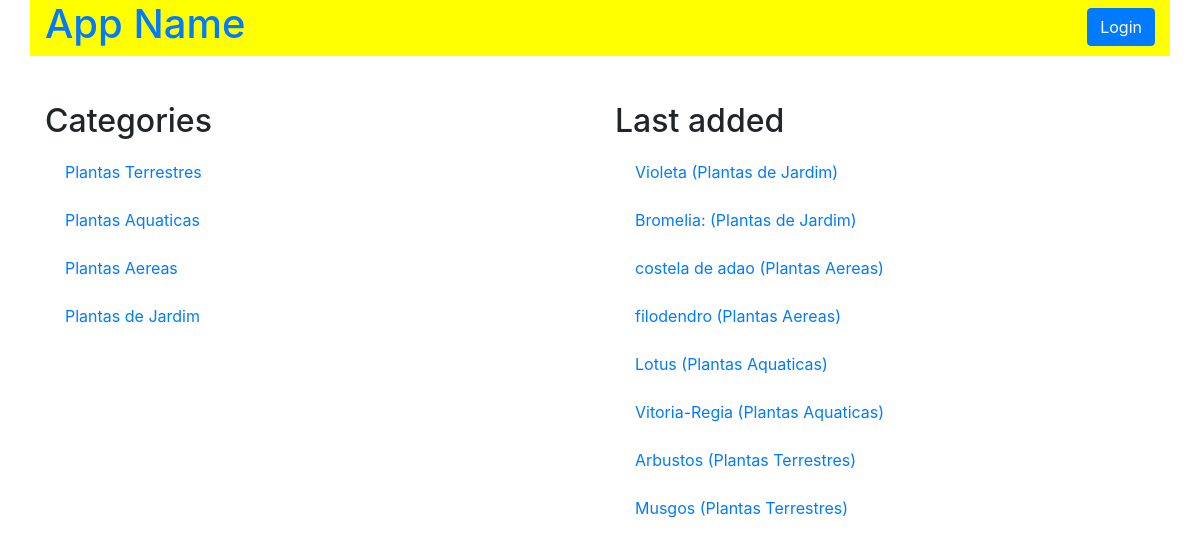
Page /category on the earlier database version.
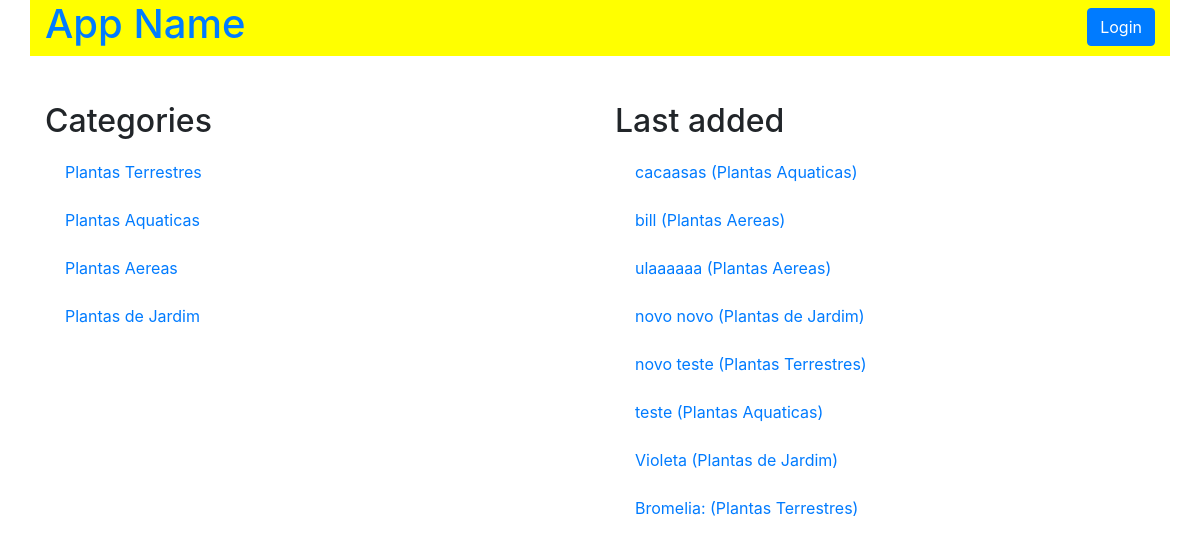
Same page on the later database version.
### models.py (models this page shows, shortened)
class Category(Base):
    __tablename__ = 'category'
    id = Column(Integer, primary_key=True)
    name = Column(String(50), nullable=False)

class Item(Base):
    __tablename__ = 'item'
    id = Column(Integer, primary_key=True)
    name = Column(String(50), nullable=False)
    description = Column(String(1000), nullable=False)
    category_id = Column(Integer, ForeignKey('category.id'))
    category = relationship(Category)

### application.py (the view)
@app.route('/category')
def catalogFunction():
    category = session.query(Category)
    items = session.query(Item).filter_by(category_id=Item.category_id).order_by(Item.id.desc()).limit(8).all()
    if 'username' not in login_session:
        if category.count() == 0:
            flash("You have no categories yet!")
            return render_template('publicCatalog.html', plantas=category, itemName = items)
        else:
            return render_template('publicCatalog.html', plantas=category, itemName = items)
    else:
        if category.count() == 0:
            flash("You have no categories yet!")
            return render_template('catalog.html', plantas=category, itemName = items)
        else:
            return render_template('catalog.html', plantas=category, itemName = items)

### templates/publicCatalog.html (shortened to what this page needs)
{% extends "main.html" %}
{% block content %}
{% include "header.html" %}
    <section class="row">
      <div id="item-description" class="col-md-6">
        <h2>Categories</h2>
        {% for i in plantas %}
          <div class="list-group">
            <a href="{{ url_for('categoryFunction', category_id=i.id)}}" class="list-group-item">{{ i.name }}</a>
          </div>
        {% endfor %}
      </div>
      <div id="item-description" class="col-md-6">
        <h2>Last added</h2>
        {% for i in itemName %}
          <div class="list-group">
            <a href="{{ url_for('itemFunction', category_id=i.category.id, item_id=i.id)}}" class="list-group-item">{{ i.name }} ({{ i.category.name }})</a>
          </div>
        {% endfor %}
      </div>
    </section>
{% endblock %}

Differences in the rows shown:
no longer on this page (row unchanged): Item: name "costela de adao", category.name "Plantas Aereas"
no longer on this page (row unchanged): Item: name "filodendro", category.name "Plantas Aereas"
no longer on this page (row unchanged): Item: name "Lotus", category.name "Plantas Aquaticas"
no longer on this page (row unchanged): Item: name "Vitoria-Regia", category.name "Plantas Aquaticas"
no longer on this page (row unchanged): Item: name "Arbustos", category.name "Plantas Terrestres"
no longer on this page (row unchanged): Item: name "Musgos", category.name "Plantas Terrestres"
added Item: name "cacaasas", category.name "Plantas Aquaticas"
added Item: name "bill", category.name "Plantas Aereas"
added Item: name "ulaaaaaa", category.name "Plantas Aereas"
added Item: name "novo novo", category.name "Plantas de Jardim"
added Item: name "novo teste", category.name "Plantas Terrestres"
added Item: name "teste", category.name "Plantas Aquaticas"
changed Item "Bromelia:": category.name "Plantas de Jardim" → "Plantas Terrestres"
